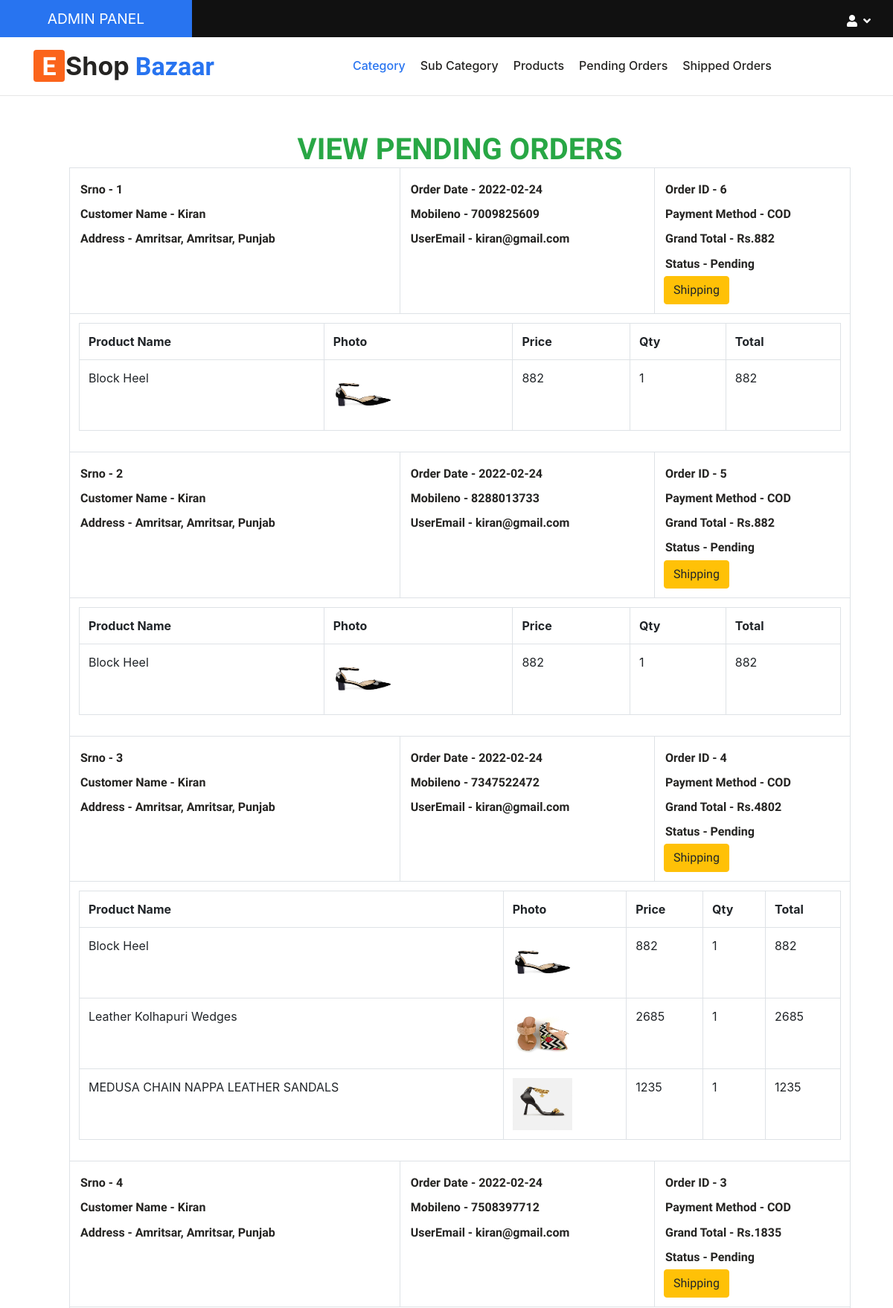
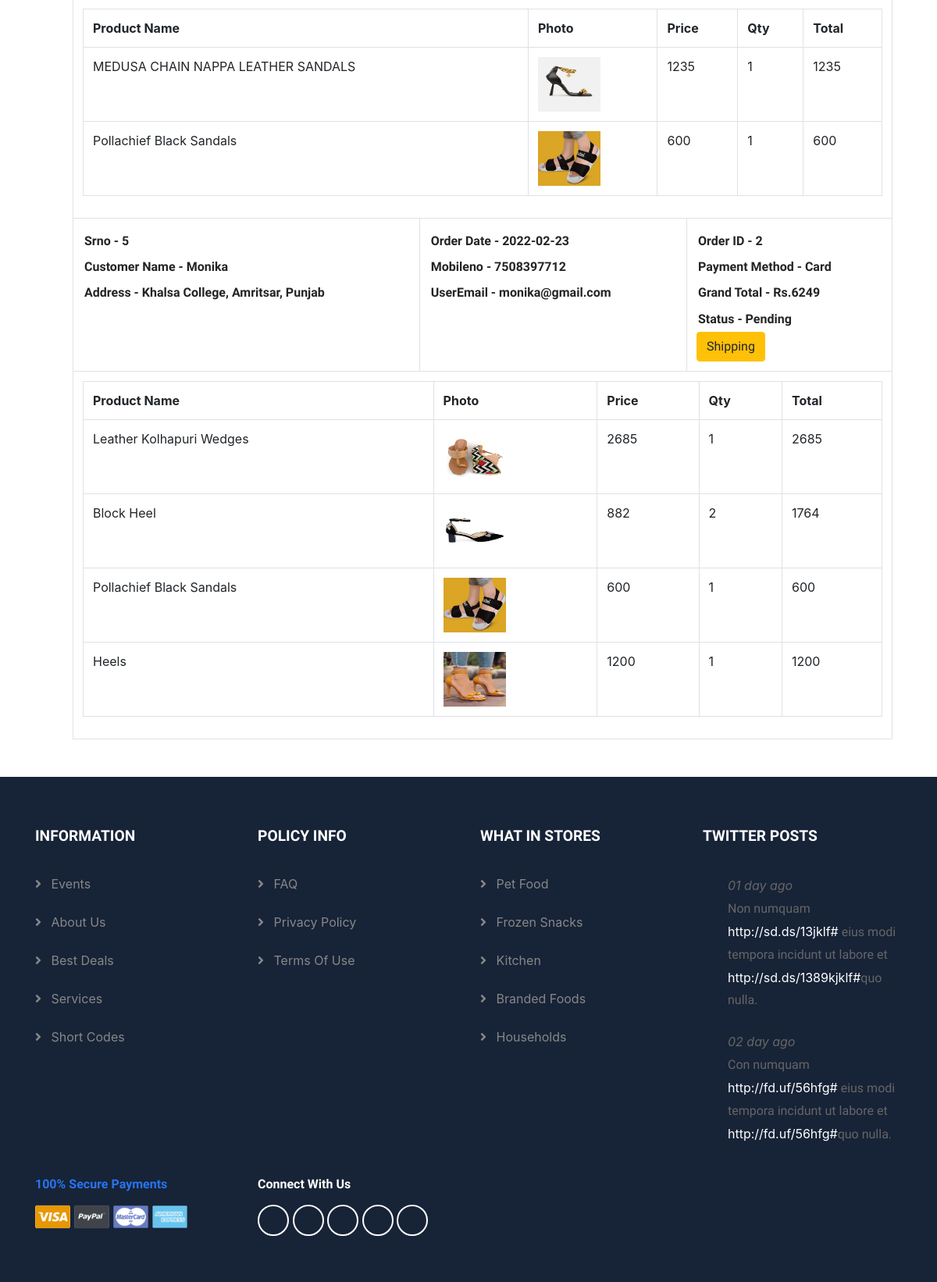
The app's page /allorders.php (signed in, upper part) with its own data (2 pictures, top to bottom).
### tables this page shows
CREATE TABLE `ordertable` (
  `id` int(11) NOT NULL,
  `fullname` varchar(100) NOT NULL,
  `mobileno` varchar(20) NOT NULL,
  `address` varchar(200) NOT NULL,
  `city` varchar(50) NOT NULL,
  `state` varchar(50) NOT NULL,
  `paymentmethod` varchar(50) NOT NULL,
  `grandtotal` float NOT NULL,
  `orderdate` date NOT NULL,
  `status` varchar(20) NOT NULL,
  `useremail` varchar(100) NOT NULL
);

CREATE TABLE `orderdetail` (
  `id` int(11) NOT NULL,
  `orderid` int(11) NOT NULL,
  `productid` int(11) NOT NULL,
  `price` float NOT NULL,
  `qty` int(11) NOT NULL,
  `total` float NOT NULL
);

CREATE TABLE `producttable` (
  `productid` int(11) NOT NULL,
  `productname` varchar(100) NOT NULL,
  `photo` varchar(200) NOT NULL,
  `mrp` float NOT NULL,
  `discount` float NOT NULL,
  `price` float NOT NULL,
  `subcatid` int(11) NOT NULL,
  `descp` varchar(500) NOT NULL
);

### allorders.php (the view, shortened to what this page needs)
<?php
include ("connection.php");
?>
<!doctype html>
<html lang="en">
<head>
    <?php include("headerfiles.php") ?>
    <link rel="stylesheet" href="https://cdnjs.cloudflare.com/ajax/libs/font-awesome/5.15.4/css/all.min.css"
/>
</head>
<body>
<?php include("adminheader.php"); ?>
<div class="container m-5">
    <div class="col-md-12 col-12">
        <h1 class="text-center text-success">VIEW PENDING ORDERS</h1>
        <div class="col-12 col-md-12">
            <table class="table table-bordered">
                <?php
                $select = "select * from ordertable  where ordertable.status='Pending' order by id DESC";
                $res = mysqli_query($con,$select);
                $num = 1;
                while($row = mysqli_fetch_array($res)){
                    ?>
                <tr>
                   <td>
                       <h6 class="d1">Srno - <span><?php echo $num; ?></span></h6>
                       <h6 class="d1">Customer Name - <span><?php echo $row['fullname']; ?></span></h6>
                       <h6 class="d1">Address - <span><?php echo $row['address']; ?>, <?php echo $row['city']; ?>, <?php echo $row['state'];
                       ?></span></h6>
                   </td>
                    <td>
                        <h6 class="d1">Order Date - <span><?php echo $row['orderdate']; ?></span></h6>
                        <h6 class="d1">Mobileno - <span><?php echo $row['mobileno']; ?></span></h6>
                        <h6 class="d1">UserEmail - <span><?php echo $row['useremail']; ?></span></h6>
                    </td>
                    <td>
                        <h6 class="d1">Order ID - <span><?php echo $row['id']; ?></span></h6>
                        <h6 class="d1">Payment Method - <span><?php echo $row['paymentmethod']; ?></span></h6>
                        <h6 class="d1">Grand Total - <span>Rs.<?php echo $row['grandtotal']; ?></span></h6>
                        <h6 class="d1">Status - <span><?php echo $row['status']; ?></span></h6>
                        <button onclick="open_shipmodal(<?php echo $row['id']; ?>)" type="button" class="btn btn-warning">Shipping</button>
                    </td>
                </tr>
                    <tr>
                        <td colspan="3">
                            <table class="table table-bordered">
                                <tr>
                                    <th>Product Name</th>
                                    <th>Photo</th>
                                    <th>Price</th>
                                    <th>Qty</th>
                                    <th>Total</th>
                                </tr>
                            <?php
                            $qr1 = "select orderdetail.*,producttable.productname,producttable.photo from orderdetail,producttable where orderdetail.productid=producttable.productid and orderid='$row[0]'";
                            $res1 = mysqli_query($con,$qr1);
                            while($row1 = mysqli_fetch_array($res1)){
                                ?>
                                <tr>
                                    <td><?php echo $row1['productname']; ?></td>
                                    <td><img src="productimages/<?php echo $row1['photo']; ?>" width="80" height="70" /></td>
                                    <td><?php echo $row1['price']; ?></td>
                                    <td><?php echo $row1['qty']; ?></td>
                                    <td><?php echo $row1['total']; ?></td>
                                </tr>
                                <?php
                            }
                            ?>
                            </table>
                        </td>
                    </tr>
                <?php
                    $num++;
                }
                ?>
            </table>
        </div>
    </div>
</div>
<?php include("footer.php"); ?>
</body>
</html>

### allorders.php (style rules this page uses)
h6.d1 { padding:7px 2px; font-weight: 700; }
h6.d1 span { font-weight: 600; }

### adminheader.php (style rules this page uses)
* { box-sizing: border-box; font-family: -apple-system, BlinkMacSystemFont, "Segoe UI", Roboto, Oxygen-Sans, Ubuntu, Cantarell, "Helvetica Neue", sans-serif; }

### records on screen
ordertable: fullname "Kiran", address "Amritsar", city "Amritsar", state "Punjab", orderdate "2022-02-24", mobileno "7009825609", useremail "kiran@gmail.com", id "6", paymentmethod "COD", grandtotal "882", status "Pending"
orderdetail: productid.productname "Block Heel", productid.photo (picture), price "882", qty "1", total "882"
ordertable: fullname "Kiran", address "Amritsar", city "Amritsar", state "Punjab", orderdate "2022-02-24", mobileno "8288013733", useremail "kiran@gmail.com", id "5", paymentmethod "COD", grandtotal "882", status "Pending"
orderdetail: productid.productname "Block Heel", productid.photo (picture), price "882", qty "1", total "882"
ordertable: fullname "Kiran", address "Amritsar", city "Amritsar", state "Punjab", orderdate "2022-02-24", mobileno "7347522472", useremail "kiran@gmail.com", id "4", paymentmethod "COD", grandtotal "4802", status "Pending"
orderdetail: productid.productname "Block Heel", productid.photo (picture), price "882", qty "1", total "882"
orderdetail: productid.productname "Leather Kolhapuri Wedges", productid.photo (picture), price "2685", qty "1", total "2685"
orderdetail: productid.productname "MEDUSA CHAIN NAPPA LEATHER SANDALS", productid.photo (picture), price "1235", qty "1", total "1235"
ordertable: fullname "Kiran", address "Amritsar", city "Amritsar", state "Punjab", orderdate "2022-02-24", mobileno "7508397712", useremail "kiran@gmail.com", id "3", paymentmethod "COD", grandtotal "1835", status "Pending"
orderdetail: productid.productname "MEDUSA CHAIN NAPPA LEATHER SANDALS", productid.photo (picture), price "1235", qty "1", total "1235"
orderdetail: productid.productname "Pollachief Black Sandals", productid.photo (picture), price "600", qty "1", total "600"
ordertable: fullname "Monika", address "Khalsa College", city "Amritsar", state "Punjab", orderdate "2022-02-23", mobileno "7508397712", useremail "monika@gmail.com", id "2", paymentmethod "Card", grandtotal "6249", status "Pending"
orderdetail: productid.productname "Leather Kolhapuri Wedges", productid.photo (picture), price "2685", qty "1", total "2685"
orderdetail: productid.productname "Block Heel", productid.photo (picture), price "882", qty "2", total "1764"
orderdetail: productid.productname "Pollachief Black Sandals", productid.photo (picture), price "600", qty "1", total "600"
orderdetail: productid.productname "Heels", productid.photo (picture), price "1200", qty "1", total "1200"
